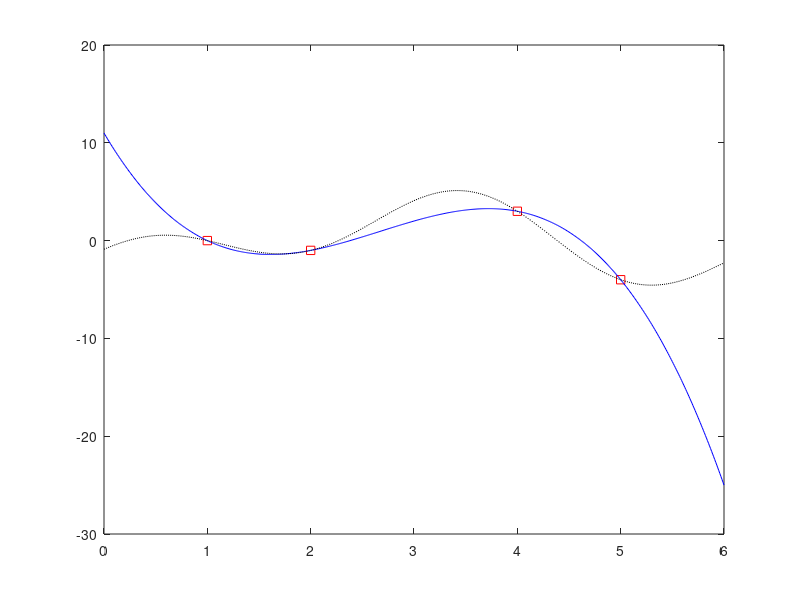

Reproduce this figure in MATLAB.
clear;
xi =[1;2;4;5];
yi =[0;-1;3;-4];
H= [xi.^0 xi.^1 xi.^2 xi.^3];
c=H\yi;
xx = 0:0.01:6;
poli =polyval(c(end:-1:1),xx);
plot(xi,yi,'rs',xx,poli,'b');hold on;

H2 = [sin(xi) cos(xi) sin(2.*xi) cos(2.*xi)];
c=H2\yi;
P = c(1)*sin(xx) + c(2)*cos(xx) + c(3)*sin(2.*xx) + c(4)*cos(2.*xx);
plot(xx,P,'k:');